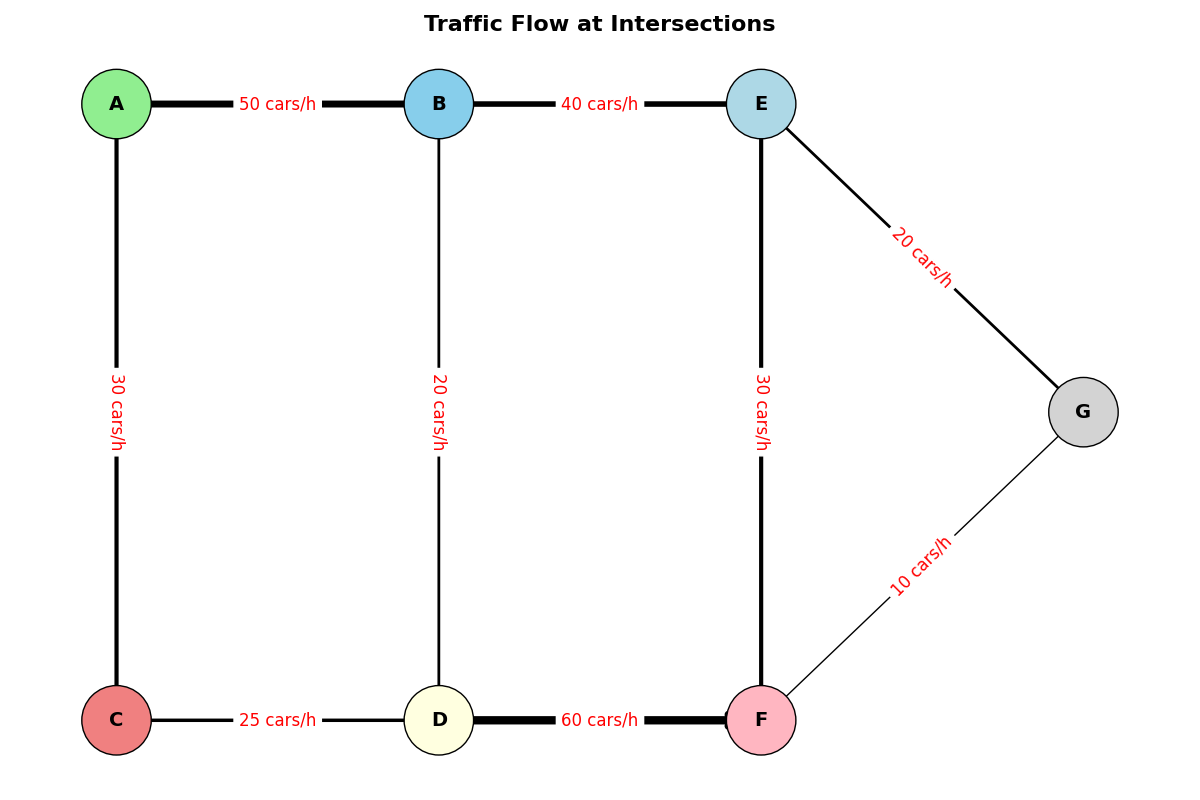

Source code (Python):
import matplotlib.pyplot as plt
import networkx as nx

intersections = ['A', 'B', 'C', 'D', 'E', 'F', 'G']

traffic_routes = [
    ('A', 'B', 50),
    ('A', 'C', 30),
    ('B', 'D', 20),
    ('C', 'D', 25),
    ('B', 'E', 40),
    ('D', 'F', 60),
    ('E', 'F', 30),
    ('E', 'G', 20),
    ('F', 'G', 10)
]

G = nx.DiGraph()
G.add_nodes_from(intersections)

for route in traffic_routes:
    G.add_edge(route[0], route[1], weight=route[2])

edge_widths = [G[u][v]['weight'] / 10 for u, v in G.edges()]

pos = {
    'A': (0, 3), 'B': (2, 3), 'C': (0, 1),
    'D': (2, 1), 'E': (4, 3), 'F': (4, 1),
    'G': (6, 2)
}

plt.figure(figsize=(12, 8))

# Use predefined node colors for consistency
node_colors = ['lightgreen', 'skyblue', 'lightcoral', 'lightyellow', 'lightblue', 'lightpink', 'lightgray']
nx.draw_networkx_nodes(G, pos, node_color=node_colors, node_size=2500, edgecolors='k')

nx.draw_networkx_edges(G, pos, arrowstyle='->', arrowsize=20, edge_color='black', width=edge_widths)
nx.draw_networkx_labels(G, pos, font_size=14, font_weight='bold')

edge_labels = {(u, v): f"{G[u][v]['weight']} cars/h" for u, v in G.edges()}
nx.draw_networkx_edge_labels(G, pos, edge_labels=edge_labels, font_size=12, font_color='red')

plt.title('Traffic Flow at Intersections', fontsize=16, weight='bold')
plt.axis('off')
plt.tight_layout()

plt.show()
